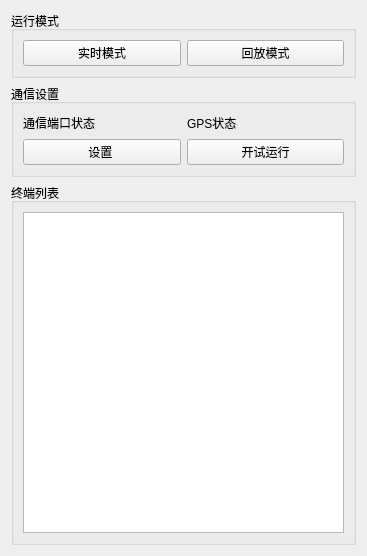
<?xml version="1.0" encoding="UTF-8"?>
<ui version="4.0">
 <class>DeviceListWidget</class>
 <widget class="QWidget" name="DeviceListWidget">
  <property name="geometry">
   <rect>
    <x>0</x>
    <y>0</y>
    <width>367</width>
    <height>556</height>
   </rect>
  </property>
  <property name="sizePolicy">
   <sizepolicy hsizetype="Fixed" vsizetype="Preferred">
    <horstretch>0</horstretch>
    <verstretch>0</verstretch>
   </sizepolicy>
  </property>
  <property name="windowTitle">
   <string/>
  </property>
  <layout class="QVBoxLayout" name="verticalLayout_3">
   <item>
    <widget class="QGroupBox" name="groupBox_3">
     <property name="title">
      <string>运行模式</string>
     </property>
     <layout class="QHBoxLayout" name="horizontalLayout_4">
      <item>
       <widget class="QPushButton" name="receiveModePushButton">
        <property name="text">
         <string>实时模式</string>
        </property>
        <property name="checkable">
         <bool>true</bool>
        </property>
        <property name="autoDefault">
         <bool>false</bool>
        </property>
        <attribute name="buttonGroup">
         <string>buttonGroup</string>
        </attribute>
       </widget>
      </item>
      <item>
       <widget class="QPushButton" name="reviewModePushButton">
        <property name="text">
         <string>回放模式</string>
        </property>
        <property name="checkable">
         <bool>true</bool>
        </property>
        <attribute name="buttonGroup">
         <string>buttonGroup</string>
        </attribute>
       </widget>
      </item>
     </layout>
    </widget>
   </item>
   <item>
    <widget class="QGroupBox" name="groupBox">
     <property name="enabled">
      <bool>true</bool>
     </property>
     <property name="sizePolicy">
      <sizepolicy hsizetype="Preferred" vsizetype="Preferred">
       <horstretch>0</horstretch>
       <verstretch>0</verstretch>
      </sizepolicy>
     </property>
     <property name="maximumSize">
      <size>
       <width>16777215</width>
       <height>127</height>
      </size>
     </property>
     <property name="title">
      <string>通信设置</string>
     </property>
     <layout class="QGridLayout" name="gridLayout_2">
      <item row="0" column="0">
       <layout class="QGridLayout" name="gridLayout">
        <item row="0" column="0">
         <widget class="QLabel" name="label_2">
          <property name="text">
           <string>通信端口状态</string>
          </property>
         </widget>
        </item>
        <item row="0" column="1">
         <widget class="HLed" name="ledComm" native="true">
          <property name="sizePolicy">
           <sizepolicy hsizetype="Fixed" vsizetype="Fixed">
            <horstretch>0</horstretch>
            <verstretch>0</verstretch>
           </sizepolicy>
          </property>
          <property name="minimumSize">
           <size>
            <width>20</width>
            <height>20</height>
           </size>
          </property>
          <property name="maximumSize">
           <size>
            <width>25</width>
            <height>25</height>
           </size>
          </property>
         </widget>
        </item>
        <item row="0" column="2">
         <widget class="QLabel" name="label_4">
          <property name="text">
           <string>GPS状态</string>
          </property>
         </widget>
        </item>
        <item row="0" column="3">
         <widget class="HLed" name="ledGps" native="true">
          <property name="sizePolicy">
           <sizepolicy hsizetype="Fixed" vsizetype="Fixed">
            <horstretch>0</horstretch>
            <verstretch>0</verstretch>
           </sizepolicy>
          </property>
          <property name="minimumSize">
           <size>
            <width>20</width>
            <height>20</height>
           </size>
          </property>
          <property name="maximumSize">
           <size>
            <width>25</width>
            <height>25</height>
           </size>
          </property>
         </widget>
        </item>
        <item row="1" column="0" colspan="2">
         <widget class="QPushButton" name="pushButtonConfig">
          <property name="text">
           <string>设置 </string>
          </property>
         </widget>
        </item>
        <item row="1" column="2" colspan="2">
         <widget class="QPushButton" name="pushButtonStart">
          <property name="sizePolicy">
           <sizepolicy hsizetype="Minimum" vsizetype="Fixed">
            <horstretch>0</horstretch>
            <verstretch>0</verstretch>
           </sizepolicy>
          </property>
          <property name="text">
           <string>开试运行</string>
          </property>
         </widget>
        </item>
       </layout>
      </item>
     </layout>
    </widget>
   </item>
   <item>
    <widget class="QGroupBox" name="groupBox_2">
     <property name="title">
      <string>终端列表</string>
     </property>
     <layout class="QVBoxLayout" name="verticalLayout_2">
      <item>
       <widget class="QTableView" name="terminalTableView">
        <property name="editTriggers">
         <set>QAbstractItemView::NoEditTriggers</set>
        </property>
        <property name="dragDropOverwriteMode">
         <bool>false</bool>
        </property>
        <attribute name="verticalHeaderVisible">
         <bool>false</bool>
        </attribute>
       </widget>
      </item>
     </layout>
    </widget>
   </item>
  </layout>
 </widget>
 <customwidgets>
  <customwidget>
   <class>HLed</class>
   <extends>QWidget</extends>
   <header>hled.h</header>
   <container>1</container>
  </customwidget>
 </customwidgets>
 <resources/>
 <connections/>
 <buttongroups>
  <buttongroup name="buttonGroup"/>
 </buttongroups>
</ui>
